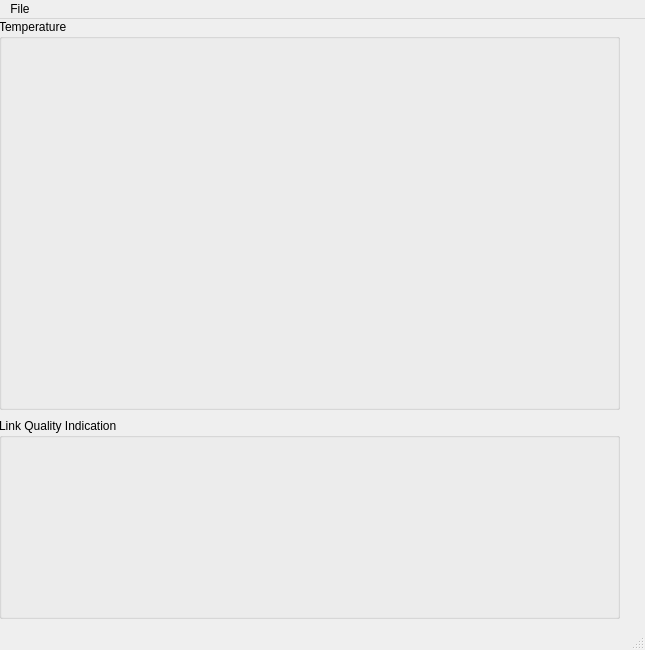
<?xml version="1.0" encoding="UTF-8"?>
<ui version="4.0">
 <class>MainWindow</class>
 <widget class="QMainWindow" name="MainWindow">
  <property name="geometry">
   <rect>
    <x>0</x>
    <y>0</y>
    <width>645</width>
    <height>650</height>
   </rect>
  </property>
  <property name="focusPolicy">
   <enum>Qt::WheelFocus</enum>
  </property>
  <property name="windowTitle">
   <string>Monitor</string>
  </property>
  <widget class="QWidget" name="centralwidget">
   <widget class="QwtPlot" name="qwtPlot">
    <property name="geometry">
     <rect>
      <x>70</x>
      <y>20</y>
      <width>541</width>
      <height>361</height>
     </rect>
    </property>
   </widget>
   <widget class="QwtThermo" name="Thermo">
    <property name="geometry">
     <rect>
      <x>0</x>
      <y>20</y>
      <width>51</width>
      <height>341</height>
     </rect>
    </property>
    <property name="layoutDirection">
     <enum>Qt::LeftToRight</enum>
    </property>
    <property name="alarmEnabled">
     <bool>true</bool>
    </property>
    <property name="alarmLevel">
     <double>28.000000000000000</double>
    </property>
    <property name="maxValue">
     <double>30.000000000000000</double>
    </property>
    <property name="minValue">
     <double>15.000000000000000</double>
    </property>
   </widget>
   <widget class="QGroupBox" name="groupBox">
    <property name="geometry">
     <rect>
      <x>-1</x>
      <y>0</y>
      <width>621</width>
      <height>391</height>
     </rect>
    </property>
    <property name="title">
     <string>Temperature</string>
    </property>
   </widget>
   <widget class="QGroupBox" name="lqi">
    <property name="geometry">
     <rect>
      <x>-1</x>
      <y>399</y>
      <width>621</width>
      <height>201</height>
     </rect>
    </property>
    <property name="title">
     <string>Link Quality Indication</string>
    </property>
    <widget class="QWidget" name="gridLayoutWidget">
     <property name="geometry">
      <rect>
       <x>-1</x>
       <y>9</y>
       <width>621</width>
       <height>191</height>
      </rect>
     </property>
     <layout class="QGridLayout" name="lqiLayout"/>
    </widget>
   </widget>
  </widget>
  <widget class="QMenuBar" name="menubar">
   <property name="geometry">
    <rect>
     <x>0</x>
     <y>0</y>
     <width>645</width>
     <height>20</height>
    </rect>
   </property>
   <widget class="QMenu" name="menuFile">
    <property name="title">
     <string>File</string>
    </property>
    <addaction name="actionStart_plotting"/>
    <addaction name="actionStop_plotting"/>
    <addaction name="actionExit"/>
   </widget>
   <addaction name="menuFile"/>
  </widget>
  <widget class="QStatusBar" name="statusbar"/>
  <action name="actionExit">
   <property name="text">
    <string>Exit</string>
   </property>
  </action>
  <action name="actionStart_plotting">
   <property name="text">
    <string>Start plotting</string>
   </property>
  </action>
  <action name="actionStop_plotting">
   <property name="text">
    <string>Stop plotting</string>
   </property>
  </action>
 </widget>
 <customwidgets>
  <customwidget>
   <class>QwtPlot</class>
   <extends>QFrame</extends>
   <header>qwt_plot.h</header>
  </customwidget>
  <customwidget>
   <class>QwtThermo</class>
   <extends>QWidget</extends>
   <header>qwt_thermo.h</header>
  </customwidget>
 </customwidgets>
 <resources/>
 <connections/>
</ui>
